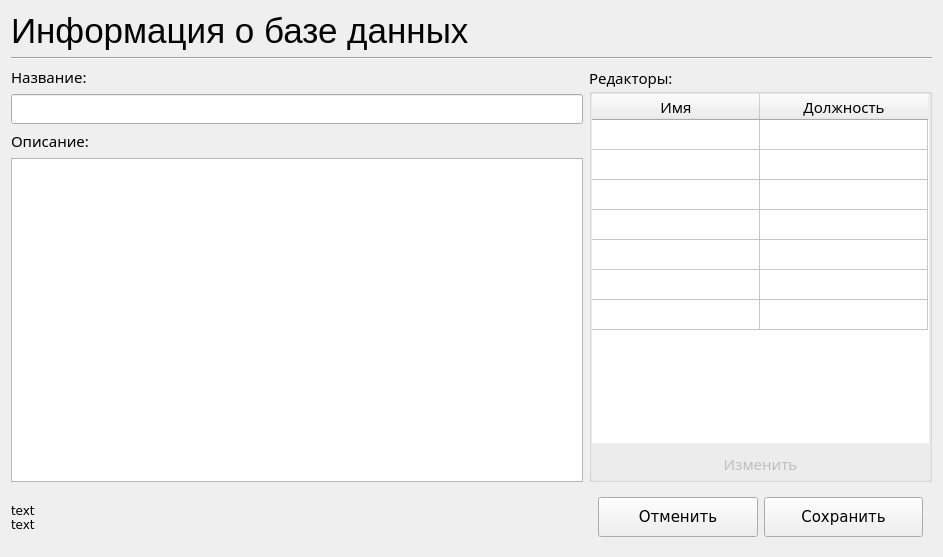
<?xml version="1.0" encoding="UTF-8"?>
<ui version="4.0">
 <class>InformationDB_Dialog</class>
 <widget class="QDialog" name="InformationDB_Dialog">
  <property name="geometry">
   <rect>
    <x>0</x>
    <y>0</y>
    <width>943</width>
    <height>557</height>
   </rect>
  </property>
  <property name="windowTitle">
   <string>Dialog</string>
  </property>
  <layout class="QGridLayout" name="gridLayout_2">
   <item row="0" column="0">
    <widget class="QLabel" name="label">
     <property name="sizePolicy">
      <sizepolicy hsizetype="Preferred" vsizetype="Maximum">
       <horstretch>0</horstretch>
       <verstretch>0</verstretch>
      </sizepolicy>
     </property>
     <property name="font">
      <font>
       <pointsize>26</pointsize>
      </font>
     </property>
     <property name="text">
      <string>Информация о базе данных</string>
     </property>
    </widget>
   </item>
   <item row="1" column="0" colspan="2">
    <widget class="Line" name="line">
     <property name="orientation">
      <enum>Qt::Horizontal</enum>
     </property>
    </widget>
   </item>
   <item row="2" column="0">
    <widget class="QLabel" name="label_Name">
     <property name="sizePolicy">
      <sizepolicy hsizetype="Preferred" vsizetype="Maximum">
       <horstretch>5</horstretch>
       <verstretch>0</verstretch>
      </sizepolicy>
     </property>
     <property name="sizeIncrement">
      <size>
       <width>3</width>
       <height>0</height>
      </size>
     </property>
     <property name="font">
      <font>
       <family>AlArabiya</family>
       <pointsize>11</pointsize>
      </font>
     </property>
     <property name="text">
      <string>Название:</string>
     </property>
    </widget>
   </item>
   <item row="2" column="1" rowspan="4">
    <widget class="QGroupBox" name="groupBox_Users">
     <property name="sizePolicy">
      <sizepolicy hsizetype="Preferred" vsizetype="Preferred">
       <horstretch>3</horstretch>
       <verstretch>0</verstretch>
      </sizepolicy>
     </property>
     <property name="sizeIncrement">
      <size>
       <width>0</width>
       <height>0</height>
      </size>
     </property>
     <property name="font">
      <font>
       <family>AlArabiya</family>
       <pointsize>11</pointsize>
      </font>
     </property>
     <property name="title">
      <string>Редакторы:</string>
     </property>
     <layout class="QGridLayout" name="gridLayout">
      <property name="leftMargin">
       <number>0</number>
      </property>
      <property name="topMargin">
       <number>0</number>
      </property>
      <property name="rightMargin">
       <number>0</number>
      </property>
      <property name="bottomMargin">
       <number>0</number>
      </property>
      <item row="0" column="0" colspan="3">
       <widget class="QTableWidget" name="tableWidget_Users">
        <property name="frameShape">
         <enum>QFrame::NoFrame</enum>
        </property>
        <property name="alternatingRowColors">
         <bool>false</bool>
        </property>
        <property name="wordWrap">
         <bool>false</bool>
        </property>
        <property name="cornerButtonEnabled">
         <bool>true</bool>
        </property>
        <property name="rowCount">
         <number>7</number>
        </property>
        <attribute name="horizontalHeaderVisible">
         <bool>true</bool>
        </attribute>
        <attribute name="horizontalHeaderMinimumSectionSize">
         <number>24</number>
        </attribute>
        <attribute name="horizontalHeaderDefaultSectionSize">
         <number>168</number>
        </attribute>
        <attribute name="verticalHeaderVisible">
         <bool>false</bool>
        </attribute>
        <attribute name="verticalHeaderCascadingSectionResizes">
         <bool>false</bool>
        </attribute>
        <row/>
        <row/>
        <row/>
        <row/>
        <row/>
        <row/>
        <row/>
        <column>
         <property name="text">
          <string>Имя</string>
         </property>
        </column>
        <column>
         <property name="text">
          <string>Должность</string>
         </property>
        </column>
       </widget>
      </item>
      <item row="1" column="0" colspan="3">
       <widget class="QPushButton" name="pushButtonEditUsers">
        <property name="enabled">
         <bool>false</bool>
        </property>
        <property name="text">
         <string>Изменить</string>
        </property>
        <property name="flat">
         <bool>true</bool>
        </property>
       </widget>
      </item>
     </layout>
    </widget>
   </item>
   <item row="3" column="0">
    <widget class="QLineEdit" name="lineEdit_Name">
     <property name="enabled">
      <bool>true</bool>
     </property>
     <property name="font">
      <font>
       <family>AlArabiya</family>
       <pointsize>11</pointsize>
      </font>
     </property>
     <property name="readOnly">
      <bool>true</bool>
     </property>
    </widget>
   </item>
   <item row="4" column="0">
    <widget class="QLabel" name="label_MoreInfo">
     <property name="sizePolicy">
      <sizepolicy hsizetype="Preferred" vsizetype="Maximum">
       <horstretch>0</horstretch>
       <verstretch>0</verstretch>
      </sizepolicy>
     </property>
     <property name="font">
      <font>
       <family>AlArabiya</family>
       <pointsize>11</pointsize>
      </font>
     </property>
     <property name="text">
      <string>Описание:</string>
     </property>
    </widget>
   </item>
   <item row="5" column="0">
    <widget class="QPlainTextEdit" name="plainTextEdit_MoreInfo">
     <property name="enabled">
      <bool>true</bool>
     </property>
     <property name="sizePolicy">
      <sizepolicy hsizetype="Preferred" vsizetype="Preferred">
       <horstretch>0</horstretch>
       <verstretch>0</verstretch>
      </sizepolicy>
     </property>
     <property name="font">
      <font>
       <family>AlArabiya</family>
       <pointsize>11</pointsize>
      </font>
     </property>
     <property name="lineWrapMode">
      <enum>QPlainTextEdit::NoWrap</enum>
     </property>
     <property name="readOnly">
      <bool>true</bool>
     </property>
     <property name="overwriteMode">
      <bool>false</bool>
     </property>
    </widget>
   </item>
   <item row="6" column="1">
    <widget class="QStackedWidget" name="stackedWidget">
     <property name="sizePolicy">
      <sizepolicy hsizetype="Preferred" vsizetype="Maximum">
       <horstretch>0</horstretch>
       <verstretch>0</verstretch>
      </sizepolicy>
     </property>
     <property name="currentIndex">
      <number>1</number>
     </property>
     <widget class="QWidget" name="page">
      <layout class="QHBoxLayout" name="horizontalLayout">
       <item>
        <widget class="QPushButton" name="pushButton_Edit">
         <property name="sizePolicy">
          <sizepolicy hsizetype="Minimum" vsizetype="Fixed">
           <horstretch>0</horstretch>
           <verstretch>0</verstretch>
          </sizepolicy>
         </property>
         <property name="minimumSize">
          <size>
           <width>0</width>
           <height>40</height>
          </size>
         </property>
         <property name="font">
          <font>
           <family>DejaVu Sans</family>
           <pointsize>11</pointsize>
          </font>
         </property>
         <property name="text">
          <string>Редактировать</string>
         </property>
        </widget>
       </item>
      </layout>
     </widget>
     <widget class="QWidget" name="page_2">
      <layout class="QHBoxLayout" name="horizontalLayout_2">
       <item>
        <widget class="QPushButton" name="pushButton">
         <property name="minimumSize">
          <size>
           <width>0</width>
           <height>40</height>
          </size>
         </property>
         <property name="sizeIncrement">
          <size>
           <width>0</width>
           <height>0</height>
          </size>
         </property>
         <property name="font">
          <font>
           <family>DejaVu Sans</family>
           <pointsize>11</pointsize>
          </font>
         </property>
         <property name="text">
          <string>Отменить</string>
         </property>
        </widget>
       </item>
       <item>
        <widget class="QPushButton" name="pushButton_2">
         <property name="minimumSize">
          <size>
           <width>0</width>
           <height>40</height>
          </size>
         </property>
         <property name="font">
          <font>
           <family>DejaVu Sans</family>
           <pointsize>11</pointsize>
          </font>
         </property>
         <property name="text">
          <string>Сохранить</string>
         </property>
        </widget>
       </item>
      </layout>
     </widget>
    </widget>
   </item>
   <item row="6" column="0">
    <widget class="QLabel" name="label_Errors">
     <property name="font">
      <font>
       <family>DejaVu Sans</family>
       <pointsize>9</pointsize>
      </font>
     </property>
     <property name="text">
      <string>text
text</string>
     </property>
    </widget>
   </item>
  </layout>
 </widget>
 <resources/>
 <connections/>
</ui>
